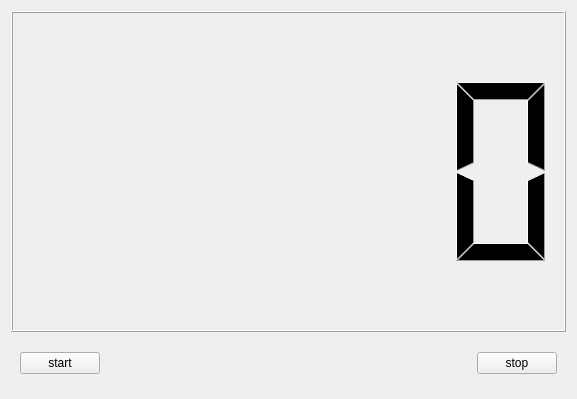
<?xml version="1.0" encoding="UTF-8"?>
<ui version="4.0">
 <class>Widget</class>
 <widget class="QWidget" name="Widget">
  <property name="geometry">
   <rect>
    <x>0</x>
    <y>0</y>
    <width>577</width>
    <height>399</height>
   </rect>
  </property>
  <property name="windowTitle">
   <string>Widget</string>
  </property>
  <layout class="QVBoxLayout" name="verticalLayout">
   <item>
    <widget class="QLCDNumber" name="lcdNumber"/>
   </item>
   <item>
    <widget class="QWidget" name="widget" native="true">
     <property name="maximumSize">
      <size>
       <width>16777215</width>
       <height>50</height>
      </size>
     </property>
     <layout class="QHBoxLayout" name="horizontalLayout">
      <item>
       <widget class="QPushButton" name="buttonstart">
        <property name="text">
         <string>start</string>
        </property>
       </widget>
      </item>
      <item>
       <spacer name="horizontalSpacer">
        <property name="orientation">
         <enum>Qt::Horizontal</enum>
        </property>
        <property name="sizeHint" stdset="0">
         <size>
          <width>40</width>
          <height>20</height>
         </size>
        </property>
       </spacer>
      </item>
      <item>
       <widget class="QPushButton" name="buttonstop">
        <property name="text">
         <string>stop</string>
        </property>
       </widget>
      </item>
     </layout>
    </widget>
   </item>
  </layout>
 </widget>
 <resources/>
 <connections/>
</ui>
